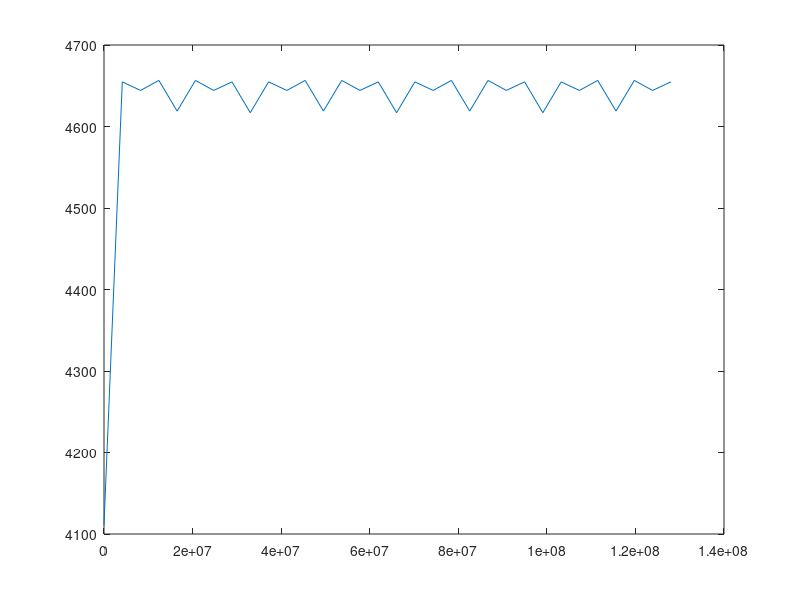

MATLAB code for this plot:
clearvars;
% Open spec data - pfb off.
f = fopen('fft_spec.dat', 'r');
d = fread(f, 'float');
fclose(f);


nfft = 32;
series = nfft*4;
freqs = linspace(0,128e6,nfft);
rows = length(d)/series;

XX = zeros(rows, nfft);

for i=1:rows
    
    chunk = d((i-1)*series+1:i*series);
    XX(i,:) = chunk(1:4:4*nfft);
end
keyboard;
XX = mean(XX,1);

figure;
plot(freqs, XX);